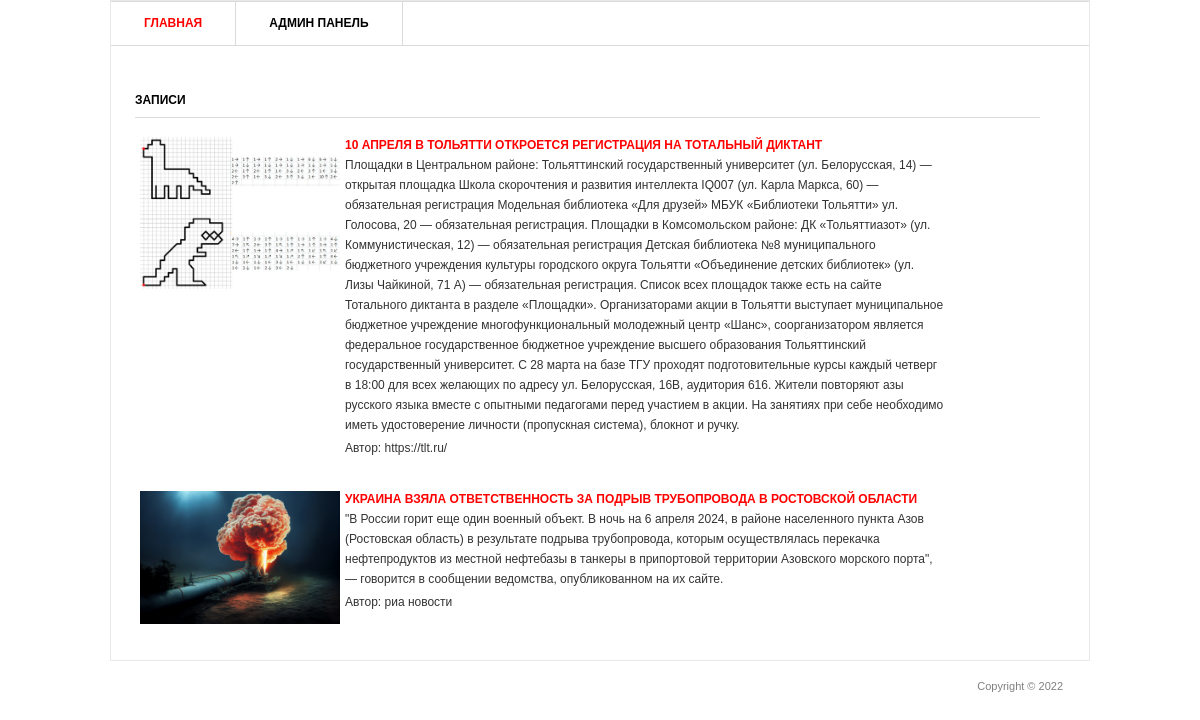
The page / on the database its author committed.
### blog/models.py (models this page shows, shortened)
class Post(models.Model):
    title = models.CharField('Заголовок записи', max_length=100)
    description = models.TextField('Текст записи')
    author = models.CharField('Имя автора', max_length=100)
    date = models.DateField('Дата публикации')
    img = models.ImageField('Изображение', upload_to='image/%Y')
    class Meta:
            verbose_name = 'Запись'
            verbose_name_plural = 'Записи'

### blog/views.py (the view)
# urls.py: urlpatterns = [path('', views.PostView.as_view()),
class PostView(View):
    def get(self, request):
        posts = Post.objects.all()
        return render(request,'blog/blog.html',{'post_list':posts})

### templates/blog/blog.html (shortened to what this page needs)
{% load static %}
<html >
<head>
	<link rel="stylesheet" href="{% static 'css/style.css' %}" type="text/css" media="all" />
</head>
<body>
<div class="shell">
	<div class="border">
		<div id="navigation">
			<ul>
			    <li><a href="/" class="active">Главная</a></li>
			    <li><a href="/admin">Админ панель</a></li>
			</ul>
		</div>
		<div id="main">
			<div id="content" class="left">
				<div class="projects">
					<h3>Записи</h3>
					{% for post in post_list %}
					<div class="item">
						<div class="image left">
							<a href="#"><img src="{{ post.img.url }}"  width="200px"  /></a>
						</div>
						<div class="text left">
							<h4> <a href="{{ post.id }}"> {{ post.title }}</a></h4>
							<p>{{ post.description }}</p>
							<p> Автор: {{ post.author }}</p>
						</div>
					</div>
			{% endfor %}
				</div>
			</div>
		</div>
	</div>
	<div id="footer">
		<p class="copy right">Copyright &copy;  2022 </p>
	</div>
</div>
</body>
</html>

### static/css/style.css (style rules this page uses)
* { margin: 0; padding: 0; outline:0; }
body { font-size: 12px; line-height: 20px; font-family: Georgia, Arial, Helvetica, Sans-Serif; color: #333; background: url() repeat 0 0; }
a { color: #ff0000; text-decoration: none; cursor:pointer; }
a img { border: 0; }
.left, .alignleft { float: left; display: inline; }
.right, .alignright { float: right; display: inline; }
.shell { width: 980px; margin: 0 auto; }
.border { border: 1px solid #e8e8e8; background: #fff; position: relative; }
#navigation { height: 43px; border-top: 1px solid #dbdbdb; border-bottom: 1px solid #dbdbdb; }
#navigation ul { list-style: none; }
#navigation ul li { float: left; height: 43px; border-right: 1px solid #dbdbdb; font-size: 12px; line-height: 43px; font-weight: bold; text-transform: uppercase; }
#navigation ul li a { float: left; height: 43px; color: #000; padding: 0 33px; }
#navigation ul li a:hover, #navigation ul li a.active { color: #ff0000; text-decoration: none; }
#main { width: 932px; padding: 37px 24px 17px 24px; }
#main h3 { font-size: 12px; line-height: 15px; color: #000; text-transform: uppercase; border-bottom: 1px solid #dbdbdb; padding: 0 0 9px 0; }
#content { width: 905px; }
.projects { padding: 10px 0 0 0; }
.projects h3 { margin: 0 0 17px 0; }
.projects .item { margin: 0 0 28px 0; }
.projects .image { width: 183px; height: 111px; border: 0px solid #dbdbdb; padding: 2px; margin: 0 20px 0 3px; }
.projects .text { width: 600px; }
.projects .text h4 { font-size: 12px; line-height: 15px; color: #333; text-transform: uppercase; padding: 3px 0 2px 0; }
.projects .text p { padding: 0 0 3px 0; }
#footer { font-family: Arial, sans-serif; font-size: 11px; line-height: 14px; color: #7f7f7f; padding: 18px 27px 20px 38px; }

### rows shown on the page
Post: img (picture), title "10 АПРЕЛЯ В ТОЛЬЯТТИ ОТКРОЕТСЯ РЕГИСТРАЦИЯ НА ТОТАЛЬНЫЙ ДИКТАНТ", description "Площадки в Центральном районе: Тольяттинский государственный университет (ул. Белорусская, 14) — открытая площадка Школа скорочтения и развития интеллекта IQ007 (ул. Карла Маркса, 60) — обязательная регистрация Модельная библиотека «Для друзей» МБУК «Библиотеки Тольятти» ул. Голосова, 20 — обязательная регистрация. Площадки в Комсомольском районе: ДК «Тольяттиазот» (ул. Коммунистическая, 12) — обязательная регистрация Детская библиотека №8 муниципального бюджетного учреждения культуры городского округа Тольятти «Объединение детских библиотек» (ул. Лизы Чайкиной, 71 А) — обязательная регистрация. Список всех площадок также есть на сайте Тотального диктанта в разделе «Площадки».…", author "https://tlt.ru/"
Post: img (picture), title "УКРАИНА ВЗЯЛА ОТВЕТСТВЕННОСТЬ ЗА ПОДРЫВ ТРУБОПРОВОДА В РОСТОВСКОЙ ОБЛАСТИ", description "\"В России горит еще один военный объект. В ночь на 6 апреля 2024, в районе населенного пункта Азов (Ростовская область) в результате подрыва трубопровода, которым осуществлялась перекачка нефтепродуктов из местной нефтебазы в танкеры в припортовой территории Азовского морского порта\", — говорится в сообщении ведомства, опубликованном на их сайте.", author "риа новости"
